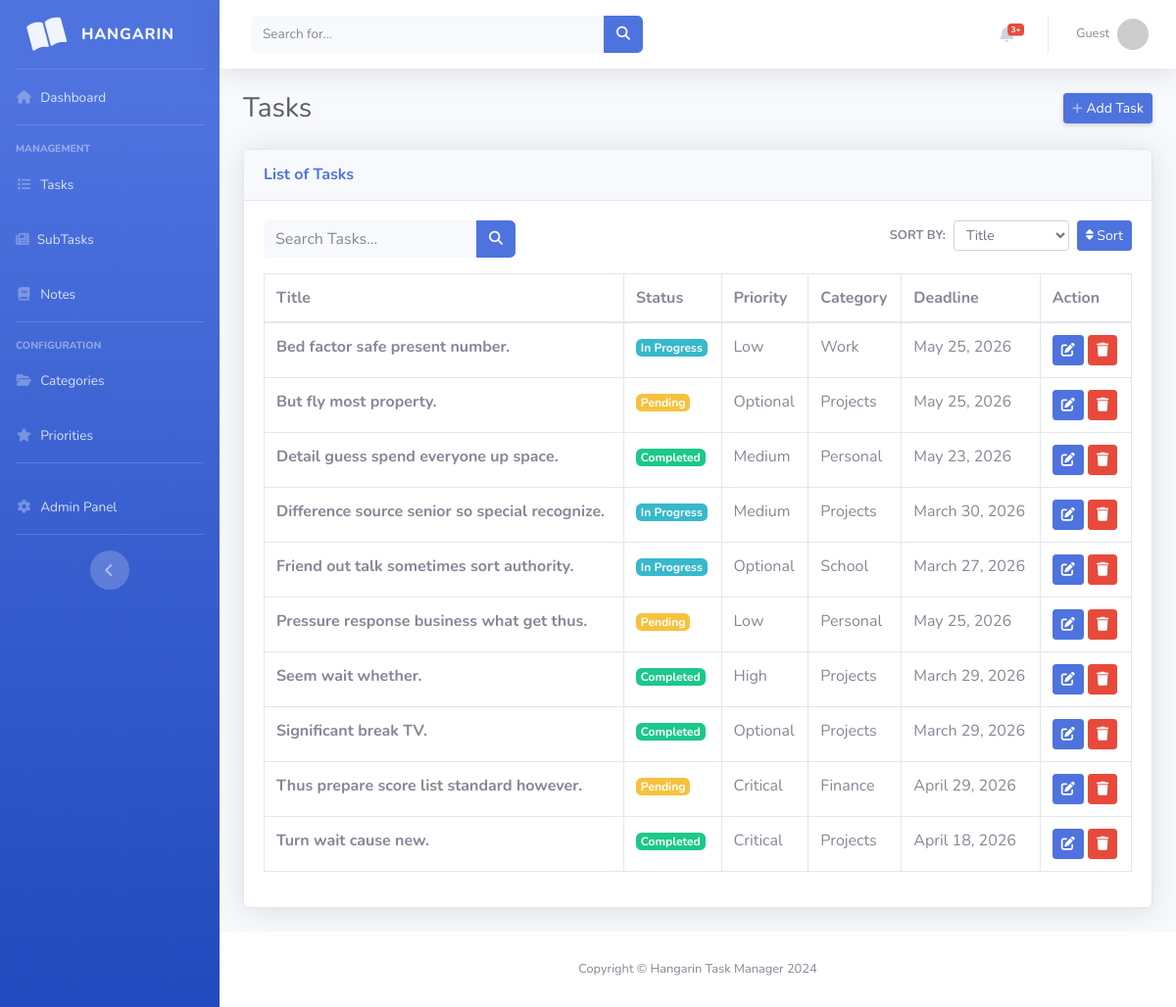
The app's page /task_list with its own data.
### taskmanager/models.py (models this page shows, shortened)
class BaseModel(models.Model):
    created_at = models.DateTimeField(auto_now_add=True)
    updated_at = models.DateTimeField(auto_now=True)
    class Meta:
        abstract = True

class Task(BaseModel):
    title = models.CharField(max_length=200)
    description = models.TextField()
    status = models.CharField(
        max_length=50,
        choices=[
            ("Pending", "Pending"),
            ("In Progress", "In Progress"),
            ("Completed", "Completed"),
        ],
        default="Pending"
    )
    deadline = models.DateField()
    priority = models.ForeignKey(Priority, on_delete=models.CASCADE)
    category = models.ForeignKey(Category, on_delete=models.CASCADE)

class Priority(models.Model):
    name = models.CharField(max_length=100)
    class Meta:
        verbose_name = "Priority"
        verbose_name_plural = "Priorities"
    def __str__(self):
        return self.name

class Category(models.Model):
    name = models.CharField(max_length=100)
    class Meta:
        verbose_name = "Category"
        verbose_name_plural = "Categories"
    def __str__(self):
        return self.name

### taskmanager/views.py (the view)
# urls.py: path('task_list', TaskList.as_view(), name='task-list'),
class TaskList(ListView):
    model = Task
    context_object_name = 'task'
    template_name = 'task_list.html'
    paginate_by = 10
    ordering = ["title","deadline", "category__name", "status"]
    def get_queryset(self):
        qs = super().get_queryset()
        query = self.request.GET.get('q')
        if query:
            qs = qs.filter(
                Q(title__icontains=query) |
                Q(description__icontains=query)
            )
        return qs
    def get_ordering(self):
        allowed = ["title","deadline", "category__name", "status"]
        sort_by = self.request.GET.get("sort_by")
        if sort_by in allowed:
            return sort_by
        return "title"

### templates/task_list.html (shortened to what this page needs)
{% extends 'base.html' %}
{% load static %}
{% block content %}
<div class="d-sm-flex align-items-center justify-content-between mb-4">
    <h1 class="h3 mb-0 text-gray-800">Tasks</h1>
    <a href="{% url 'task-add' %}" class="d-none d-sm-inline-block btn btn-sm btn-primary shadow-sm">
         Add Task
    </a>
</div>
<div class="card shadow mb-4">
    <div class="card-header py-3 d-flex flex-row align-items-center justify-content-between">
        <h6 class="m-0 font-weight-bold text-primary">List of Tasks</h6>
    </div>
    <div class="card-body">
        <div class="row mb-3">
            <div class="col-md-6">
                <form class="form-inline" action="{% url 'task-list' %}">
                    <div class="input-group">
                        <input type="text" class="form-control bg-light border-0 small" placeholder="Search Tasks..."
                               name="q" value="{{ request.GET.q }}">
                        <div class="input-group-append">
                            <button class="btn btn-primary" type="submit">
                                <i class="fas fa-search fa-sm"></i>
                            </button>
                        </div>
                    </div>
                </form>
            </div>
            <div class="col-md-6 text-right">
                <form method="get" class="form-inline justify-content-end">
                    <label class="mr-2 text-gray-600 small font-weight-bold text-uppercase">Sort by:</label>
                    <select class="form-control form-control-sm mr-2" name="sort_by">
                        <option value="title" {% if request.GET.sort_by == "title" %}selected{% endif %}>Title</option>
                    </select>
                    <button type="submit" class="btn btn-sm btn-primary">
                         Sort
                    </button>
                </form>
            </div>
        </div>
        <div class="table-responsive">
            <table class="table table-bordered" width="100%" cellspacing="0">
                <thead>
                    <tr>
                        <th>Title</th>
                        <th>Status</th>
                        <th>Priority</th>
                        <th>Category</th>
                        <th>Deadline</th>
                        <th>Action</th>
                    </tr>
                </thead>
                <tbody>
                    {% for task in object_list %}
                    <tr>
                        <td class="font-weight-bold">{{ task.title }}</td>
                        <td>
                            {% if task.status == 'Completed' %}
                                <span class="badge badge-success">{{ task.status }}</span>
                            {% elif task.status == 'In Progress' %}
                                <span class="badge badge-info">{{ task.status }}</span>
                            {% else %}
                                <span class="badge badge-warning">{{ task.status }}</span>
                            {% endif %}
                        </td>
                        <td>{{ task.priority }}</td>
                        <td>{{ task.category }}</td>
                        <td>{{ task.deadline }}</td>
                        <td>
                            <a href="{% url 'task-update' task.id %}" class="btn btn-sm btn-primary">
                                <i class="fas fa-edit"></i>
                            </a>
                            <a href="{% url 'task-delete' task.id %}" class="btn btn-sm btn-danger">
                                <i class="fas fa-trash"></i>
                            </a>
                        </td>
                    </tr>
                    {% empty %}
                    <tr>
                        <td colspan="6" class="text-center text-gray-500">No tasks found</td>
                    </tr>
                    {% endfor %}
                </tbody>
            </table>
        </div>
    </div>
</div>
{% endblock %}

### records on screen
Task: title "Bed factor safe present number.", status "In Progress", priority "Low", category "Work", deadline "May 25, 2026"
Task: title "But fly most property.", status "Pending", priority "Optional", category "Projects", deadline "May 25, 2026"
Task: title "Detail guess spend everyone up space.", status "Completed", priority "Medium", category "Personal", deadline "May 23, 2026"
Task: title "Difference source senior so special recognize.", status "In Progress", priority "Medium", category "Projects", deadline "March 30, 2026"
Task: title "Friend out talk sometimes sort authority.", status "In Progress", priority "Optional", category "School", deadline "March 27, 2026"
Task: title "Pressure response business what get thus.", status "Pending", priority "Low", category "Personal", deadline "May 25, 2026"
Task: title "Seem wait whether.", status "Completed", priority "High", category "Projects", deadline "March 29, 2026"
Task: title "Significant break TV.", status "Completed", priority "Optional", category "Projects", deadline "March 29, 2026"
Task: title "Thus prepare score list standard however.", status "Pending", priority "Critical", category "Finance", deadline "April 29, 2026"
Task: title "Turn wait cause new.", status "Completed", priority "Critical", category "Projects", deadline "April 18, 2026"
